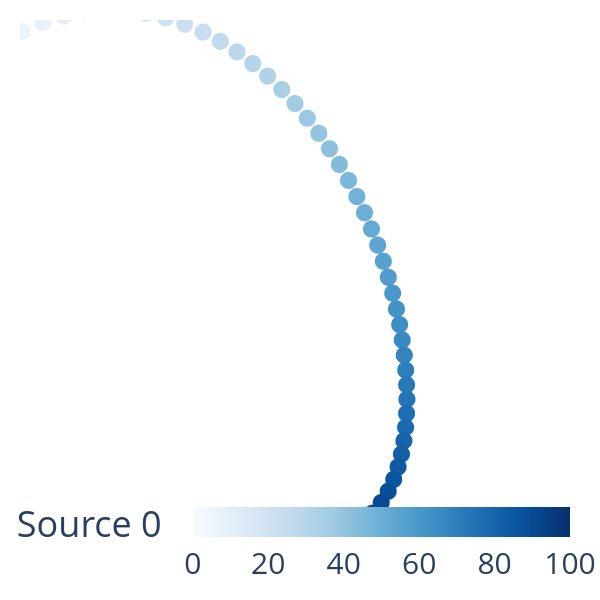

Write notebook code for a chart like this one.
### Code cell
Ei = bfutils.linearJonesVector(pi/4)
length = len(J0arr)
S0 = np.zeros((length, 4))

for i in range (length):
    E0 = J0arr[i] @ Ei
    S0[i] = bfutils.JonesVtoStokesV(E0)

S0disp = Stokes("Source 0"); S0disp.from_matrix(np.transpose(S0))

fig0 = pty.subplots.make_subplots(rows=1, cols=1, specs=[[{'type':'surface'}]])
S0disp.draw_poincare(fig=fig0, draw_axes=True, colormap='blues', param=paddleAngles*180/pi)
fig0.show()

### Figure 1 — Plotly figure (JSON) as saved in the notebook; plotly's stock layout.template omitted (floating-point values rounded to 4 significant figures)
{"data": [{"customdata": [], "hovertemplate": "S1: %{x:.3f}<br>S2: %{y:.3f}<br>S3: %{z:.3f}<br>Parameter: %{customdata:.3f}", "marker": {"color": [1e-06, 2.0, 4.0, 6.0, 8.0, 10.0, 12.0, 14.0, 16.0, 18.0, 20.0, 22.0, 24.0, 26.0, 28.0, 30.0, 32.0, 34.0, 36.0, 38.0, 40.0, 42.0, 44.0, 46.0, 48.0, 50.0, 52.0, 54.0, 56.0, 58.0, 60.0, 62.0, 64.0, 66.0, 68.0, 70.0, 72.0, 74.0, 76.0, 78.0, 80.0, 82.0, 84.0, 86.0, 88.0, 90.0, 92.0, 94.0, 96.0, 98.0, 100.0], "colorbar": {"orientation": "h", "tickfont": {"size": 30}, "ticklabelposition": "outside bottom", "title": {"text": "Source 0"}, "y": -0.1}, "colorscale": [[0, "rgb(247,251,255)"], [0.125, "rgb(222,235,247)"], [0.25, "rgb(198,219,239)"], [0.375, "rgb(158,202,225)"], [0.5, "rgb(107,174,214)"], [0.625, "rgb(66,146,198)"], [0.75, "rgb(33,113,181)"], [0.875, "rgb(8,81,156)"], [1, "rgb(8,48,107)"]], "size": 10}, "mode": "markers", "name": "Source 0", "scene": "scene", "type": "scatter3d", "x": [0.1066, 0.08976, 0.07251, 0.05493, 0.03708, 0.01908, 0.00101, -0.01703, -0.03496, -0.05267, -0.07008, -0.08708, -0.1036, -0.1196, -0.1348, -0.1494, -0.1631, -0.1759, -0.1877, -0.1985, -0.2082, -0.2167, -0.224, -0.23, -0.2346, -0.2379, -0.2398, -0.2402, -0.2391, -0.2366, -0.2325, -0.2269, -0.2198, -0.2112, -0.201, -0.1894, -0.1762, -0.1617, -0.1456, -0.1283, -0.1095, -0.08948, -0.0682, -0.04574, -0.02216, 0.002479, 0.02809, 0.05461, 0.08196, 0.11, 0.1388], "y": [-0.4955, -0.5034, -0.5099, -0.5149, -0.5184, -0.5204, -0.5209, -0.5198, -0.5172, -0.5131, -0.5075, -0.5004, -0.4918, -0.4818, -0.4704, -0.4577, -0.4435, -0.4281, -0.4114, -0.3935, -0.3745, -0.3543, -0.3331, -0.3109, -0.2878, -0.2638, -0.2391, -0.2136, -0.1874, -0.1607, -0.1334, -0.1058, -0.07772, -0.0494, -0.02088, 0.007778, 0.03649, 0.06518, 0.09377, 0.1222, 0.1504, 0.1782, 0.2057, 0.2328, 0.2593, 0.2852, 0.3105, 0.3351, 0.3589, 0.3819, 0.404], "z": [-0.8621, -0.8594, -0.8572, -0.8555, -0.8543, -0.8537, -0.8536, -0.8541, -0.8552, -0.8567, -0.8588, -0.8614, -0.8645, -0.8681, -0.8721, -0.8765, -0.8813, -0.8864, -0.8919, -0.8976, -0.9036, -0.9097, -0.9159, -0.9222, -0.9285, -0.9348, -0.9409, -0.9469, -0.9527, -0.9582, -0.9634, -0.9682, -0.9724, -0.9762, -0.9794, -0.9819, -0.9837, -0.9847, -0.9849, -0.9842, -0.9825, -0.9799, -0.9762, -0.9715, -0.9656, -0.9585, -0.9502, -0.9406, -0.9298, -0.9176, -0.9042]}], "layout": {"height": 600, "margin": {"b": 20, "l": 20, "r": 20, "t": 20}, "scene": {"camera": {"center": {"x": 0, "y": 0, "z": 0}, "eye": {"x": 0.75, "y": 0.75, "z": 0.75}, "up": {"x": 0, "y": 0, "z": 1}}, "domain": {"x": [0, 1], "y": [0, 1]}, "xaxis": {"showbackground": false, "showgrid": false, "visible": false, "zeroline": false}, "yaxis": {"showbackground": false, "showgrid": false, "visible": false, "zeroline": false}, "zaxis": {"showbackground": false, "showgrid": false, "visible": false, "zeroline": false}}, "showlegend": false, "width": 600}}
